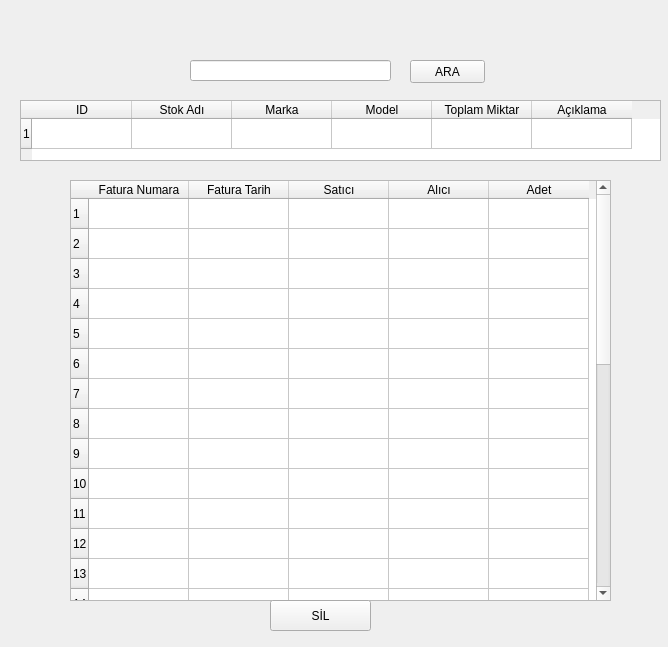
<?xml version="1.0" encoding="UTF-8"?>
<ui version="4.0">
 <class>StokHareket</class>
 <widget class="QWidget" name="StokHareket">
  <property name="geometry">
   <rect>
    <x>0</x>
    <y>0</y>
    <width>668</width>
    <height>647</height>
   </rect>
  </property>
  <property name="font">
   <font>
    <stylestrategy>PreferDefault</stylestrategy>
   </font>
  </property>
  <property name="windowTitle">
   <string>Form</string>
  </property>
  <widget class="QTableWidget" name="tableWidget_alt">
   <property name="geometry">
    <rect>
     <x>70</x>
     <y>180</y>
     <width>541</width>
     <height>421</height>
    </rect>
   </property>
   <property name="rowCount">
    <number>30</number>
   </property>
   <row/>
   <row/>
   <row/>
   <row/>
   <row/>
   <row/>
   <row/>
   <row/>
   <row/>
   <row/>
   <row/>
   <row/>
   <row/>
   <row/>
   <row/>
   <row/>
   <row/>
   <row/>
   <row/>
   <row/>
   <row/>
   <row/>
   <row/>
   <row/>
   <row/>
   <row/>
   <row/>
   <row/>
   <row/>
   <row/>
   <column>
    <property name="text">
     <string>Fatura Numara</string>
    </property>
   </column>
   <column>
    <property name="text">
     <string>Fatura Tarih</string>
    </property>
   </column>
   <column>
    <property name="text">
     <string>Satıcı</string>
    </property>
   </column>
   <column>
    <property name="text">
     <string>Alıcı</string>
    </property>
   </column>
   <column>
    <property name="text">
     <string>Adet</string>
    </property>
   </column>
  </widget>
  <widget class="QPushButton" name="pushButton_HareketAra">
   <property name="geometry">
    <rect>
     <x>410</x>
     <y>60</y>
     <width>75</width>
     <height>23</height>
    </rect>
   </property>
   <property name="text">
    <string>ARA</string>
   </property>
  </widget>
  <widget class="QTableWidget" name="tableWidget_ust">
   <property name="geometry">
    <rect>
     <x>20</x>
     <y>100</y>
     <width>641</width>
     <height>61</height>
    </rect>
   </property>
   <property name="rowCount">
    <number>1</number>
   </property>
   <property name="columnCount">
    <number>6</number>
   </property>
   <row/>
   <column>
    <property name="text">
     <string>ID</string>
    </property>
   </column>
   <column>
    <property name="text">
     <string>Stok Adı</string>
    </property>
   </column>
   <column>
    <property name="text">
     <string>Marka</string>
    </property>
   </column>
   <column>
    <property name="text">
     <string>Model</string>
    </property>
   </column>
   <column>
    <property name="text">
     <string>Toplam Miktar</string>
    </property>
   </column>
   <column>
    <property name="text">
     <string>Açıklama</string>
    </property>
   </column>
  </widget>
  <widget class="QPushButton" name="pushButton_sil">
   <property name="geometry">
    <rect>
     <x>270</x>
     <y>600</y>
     <width>101</width>
     <height>31</height>
    </rect>
   </property>
   <property name="text">
    <string>SİL</string>
   </property>
  </widget>
  <widget class="QLineEdit" name="lineEdit_hareketara">
   <property name="geometry">
    <rect>
     <x>190</x>
     <y>60</y>
     <width>201</width>
     <height>21</height>
    </rect>
   </property>
  </widget>
 </widget>
 <resources/>
 <connections/>
</ui>
